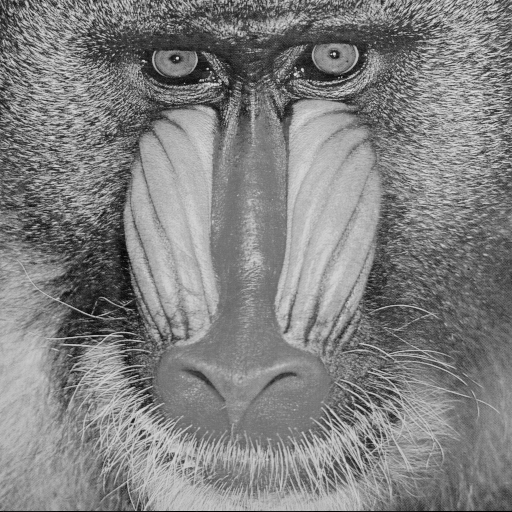
#> input picture mc920/trabalho2/imagens/baboon.png, 512 x 512 px
$ jupyter execute frequencias.ipynb
#> lines starting #> are read from the running program, lines starting #| are printed output that depends on the picture
# Introdução

A análise por transformada de Fourier é o principal mecanismo para identificar os espectros das frequências das imagens. Através dela também, podemos realizar a aplicação de filtros apenas com a multiplicação no domínio da frequência.

# Utilizando a fft
## Testes iniciais

Para visualizar o espectro de frequencias de uma imagem, podemos

[cell 1]
import numpy as np
import cv2
import matplotlib.pyplot as plt

[cell 2]
def mostrar(imagens: list, titulos=[], cmaps=[], eixos = False, minmax=None):
    if type(imagens) == list:
        if type(imagens[0]) == list:
            fig, axs = plt.subplots(len(imagens), len(imagens[0]), figsize=(5*len(imagens[0]), 5*len(imagens)))
            for i in range(len(imagens)):
                for j in range(len(imagens[i])):
                    imagem = imagens[i][j]
                    if cmaps[i][j]:
                        axs[i][j].imshow(imagem, cmap=cmaps[i][j])
                    else:
                        axs[i][j].imshow(imagem)
                    if titulos[i][j]:
                        axs[i][j].set_title(titulos[i][j])
                    if not eixos:
                        axs[i][j].axis("off")
        else:
            fig, axs = plt.subplots(1, len(imagens), figsize=(20, 20))
            for i, imagem in enumerate(imagens):
                if cmaps:
                    axs[i].imshow(imagem, cmap=cmaps[i])
                else:
                    axs[i].imshow(imagem)
                if titulos:
                    axs[i].set_title(titulos[i])
                if not eixos:
                    axs[i].axis("off")
        #diminui distancia lateral
        plt.subplots_adjust(wspace=0.1, hspace=0.1)
    else:
        if type(cmaps) != list:
            plt.imshow(imagens, cmap=cmaps)
        else:
            plt.imshow(imagens)
        if type(titulos) != list:
            plt.title(titulos)
        if not eixos:
            plt.axis("off")
    plt.show()

[cell 3]
# carrega a imagem baboon.png usando cv2
img = cv2.imread('imagens/baboon.png')[:,:,0]
#> img: shape (512, 512); min 0, max 230, mean 129.1
# exibe a imagem usando matplotlib
mostrar(img, cmaps='gray')

[cell 4]
import numpy as np
# obtem a fft da imagem:
img_fft_not_shiff = np.fft.fft2(img)
img_fft = np.fft.fftshift(img_fft_not_shiff)
img_fft_modulo =np.abs(img_fft)

# exibe a parte real, a parte imaginaria, o modulo e a fase da fft da imagem
mostrar([img,np.clip(np.real(img_fft_not_shiff),0,255), np.clip(np.imag(img_fft_not_shiff),0,255), np.log1p(np.abs(img_fft)), np.angle(img_fft_not_shiff)], ["Imagem original","Parte Real da FFT", "Parte Imaginaria da FFT", "Modulo da FFT", "Fase da FFT"], ["gray"]*5)
#> call 2 of mostrar, with eixos = False
#> the loop in mostrar (call 2), `for i, imagem in enumerate(imagens):` made 5 passes
#> in mostrar (call 2), `plt.show()`:
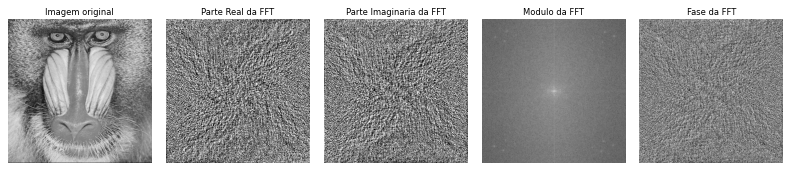
#> figure drawn by matplotlib, 5 panels
